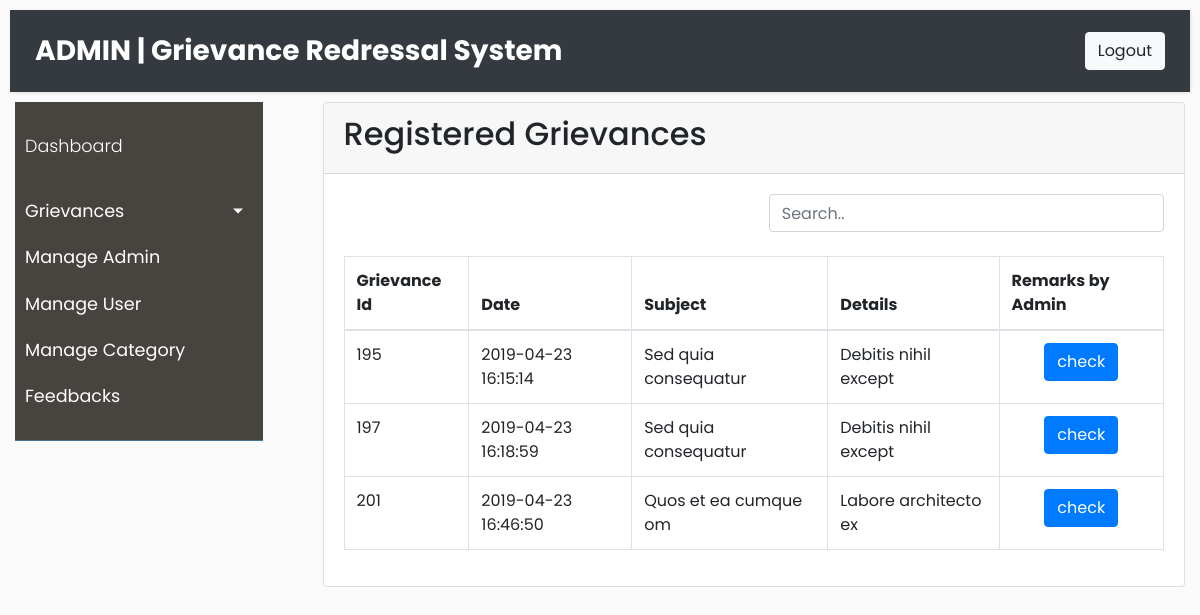
Screenshot of /grs/mainAdmin/openGrievances.php (signed in) with the database file from the repository.
### tables this page shows
CREATE TABLE `GRIEVANCE` (
  `grievanceId` int(10) NOT NULL,
  `usn` varchar(10) NOT NULL,
  `adminId` int(10) NOT NULL,
  `subject` mediumtext NOT NULL,
  `details` longtext NOT NULL,
  `status` varchar(15) NOT NULL DEFAULT 'Open',
  `regDate` timestamp NOT NULL DEFAULT CURRENT_TIMESTAMP
);

### grs/models/grievance.php (called while the page is built, shortened)
<?php
  class Grievance
  {
    public $conn;
    public $adminId;
    public $status;
    public function __construct($db)
    {
      $this->conn = $db;
    }
         public function readAdminWise()
         {
           $query = "SELECT * FROM GRIEVANCE WHERE adminId=? AND status=?";
           $stmt = $this->conn->prepare($query);
           $stmt->bindParam(1, $this->adminId);
           $stmt->bindParam(2, $this->status);
           $stmt->execute();
           return $stmt;
          }
  }
  ?>

### grs/mainAdmin/openGrievances.php (the view, shortened to what this page needs)
<?php
 include_once '../models/grievance.php';
 $database = new Database();
 $db = $database->connect();
 $gre = new Grievance($db);
 $gre->adminId=$_SESSION['adminId'];
 $gre->status="open";
 $result=$gre->readAdminWise();
?>
<!doctype html>
<html lang="en">
  <head>
    <link rel="stylesheet" href="https://stackpath.bootstrapcdn.com/bootstrap/4.3.1/css/bootstrap.min.css">
    <link rel="stylesheet" href="include/side.css">
  </head>
  <body>
    <div>
      <nav class="navbar navbar-expand-sm bg-dark navbar-dark " style="margin:10px;" inc="include/header.html"></nav>
    </div>
    <div class="row">
       <div class="col-sm-3">
          <div class="container-fluid" inc="include/sidebar.html"></div>
       </div>
    <div class="col-sm-9">
      <div class="container">
      <div class="card">
         <div class="card-header">
          <h2> Registered Grievances</h2>
        </div>
      <div class="card-body">
         <div class="row">
           <div class="col-md-6"></div>
           <div class="col-md-6"> <input class="form-control" id="myInput" type="text" placeholder="Search.."></div>
         </div>
          <br>
      <table  class="table table-bordered"  >
              <thead>
                <tr>
                  <th>Grievance Id</th>
                  <th>Date</th>
                  <th>Subject</th>
                  <th>Details</th>
                  <th>Remarks by Admin</th>
                </tr>
              </thead>
              <tbody id="table">
                <?php $num = $result->rowCount();
                if($num > 0)
                {
                  while($row = $result->fetch(PDO::FETCH_ASSOC))
                  {
                  ?>
                  <tr>
                    <td><?php echo $row[grievanceId]; ?></td>
                    <td><?php echo $row[regDate]; ?></td>
                    <td><?php echo $row[subject]; ?></td>
                    <td><?php echo $row[details]; ?></td>
                    <td align="center">
                      <a href="openGrievanceDetails.php?id=<?php echo $row[grievanceId];?>">
                      <button type="button" class="btn btn-primary">check</button>
                       </a>
                    </td>
                  </tr>
                <?php }} ?>
              </tbody>
            </table>
          </div>
        </div>
      </div>
    </div>
  </div>
  </body>
</html>

### grs/mainAdmin/include/side.css (style rules this page uses)
body { font-family: 'Poppins', sans-serif; background: #fafafa; }
a, a:hover, a:focus { color: inherit; text-decoration: none; transition: all 0.3s; }
.navbar { padding: 15px 10px; background: #fff; border: none; border-radius: 0; margin-bottom: 40px; box-shadow: 1px 1px 3px rgba(0, 0, 0, 0.1); }

### rows the page displays
grievance: grievanceId "195", regDate "2019-04-23 16:15:14", subject "Sed quia consequatur", details "Debitis nihil except"
grievance: grievanceId "197", regDate "2019-04-23 16:18:59", subject "Sed quia consequatur", details "Debitis nihil except"
grievance: grievanceId "201", regDate "2019-04-23 16:46:50", subject "Quos et ea cumque om", details "Labore architecto ex"
